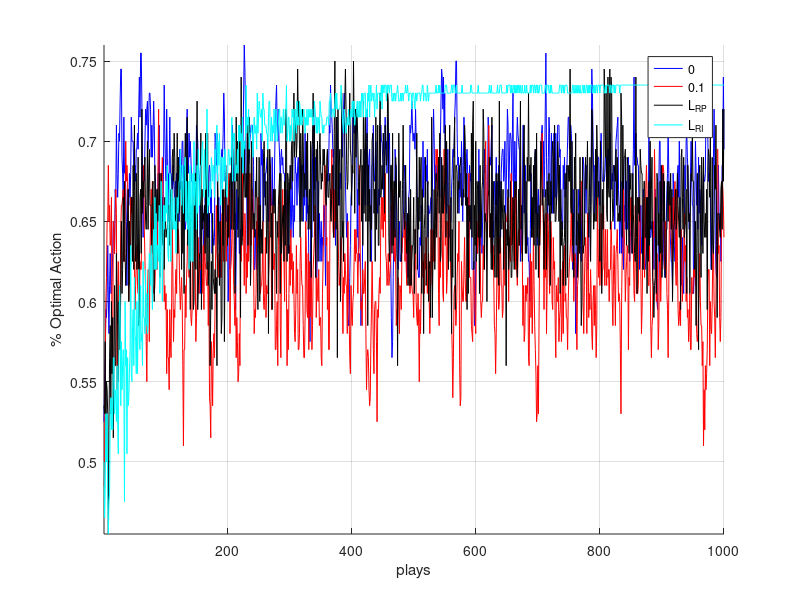

MATLAB code for this plot:
nB = 200;  % number of bandits
nP = 1000; % number of plays 
p_win = [0.8, 0.9]; % p_win(i) is the probability we win when we pull arm i 


nA = length(p_win); % number of arms 
[~, bestArm] = max(p_win);

%% 1. Run the supervised experiment for two epsilon:
%     0   => fully greedy 
%     0.1 => inbetween 
%     1.0 => explore on each trial 
fprintf('Supervised method for 2-armed bandit ...\n');
pause(1);
epsArray = [0, 0.1];

% percentage of optimal actions among the 
% 'nB' bandits across all the 'nP' plays 
perOptAction = zeros(length(epsArray), nP);
for ei = 1: length(epsArray)
    tEps = epsArray(ei); % current prob for exploration 
    
    pickedMaxAction = zeros(nB, nP);
    for bi = 1: nB % pick a bandit 
        fprintf('%d/%d bandit for %.2f exploration ...\n', bi, nB, tEps);
        % randomly pick an arm to initial the play 
        [~, arm] = histc(rand(1), linspace(0, 1 + eps, nA + 1));
        for pi = 1: nP % make a play 
            % determine if this move is exploritory or greedy 
            if (rand(1) <= tEps)  % in this case, we explore
                [~, arm] = histc(rand(1), linspace(0, 1 + eps, nA + 1));
            end
            
            otherArm = 3 - arm; 
            % determine if the arm selected is the best possible 
            if (arm == bestArm)
                pickedMaxAction(bi, pi) = 1;
            end
            
            if (rand(1) <= p_win(arm))
                % do nothing and consider this arm to be the best
            else % otherwise we think the best arm is the other one
                arm = otherArm; 
            end
        end
    end
    percentOptAction = mean(pickedMaxAction, 1);
    perOptAction(ei, :) = percentOptAction;
end

%% 2. Run the L_{R-P} (linear reward penalty) algorithm 
fprintf('Linear reward penalty for 2-armed bandit ...\n');
pause(1);
alpha = 0.1;
perOptActionRP = zeros(1, nP);

qT = 0.5 * ones(nB, nP); % my estimation of the prob that 
                         % this arm makes a success
pickedMaxAction = zeros(nB, nP); 
for bi = 1: nB % pick a bandit 
    fprintf('%d/%d bandit ...\n', bi, nB);
    for pi = 1: nP % make a play 
        if (rand(1) < qT(bi, 1))
            arm = 1;
        else
            arm = 2;
        end
        
        otherArm = 3 - arm;
        % determine if the arm selected is the best possible 
        if (bestArm == arm)
            pickedMaxAction(bi, pi) = 1;
        end

        % determine whether the current arm leads to success
        if (rand(1) <= p_win(arm)) % success
            addTo = arm;
        else % failure 
            addTo = otherArm;
        end

        otherArm = 3 - addTo; % update 'otherArm' for prob updating 
        qT(bi, addTo) = qT(bi, addTo) + alpha * (1 - qT(bi, addTo));
        qT(bi, otherArm) = 1 - qT(bi, addTo);
    end
end
perOptActionRP(1, :) = mean(pickedMaxAction, 1);
perOptAction = [perOptAction; perOptActionRP];

%% 3. Run the L_{R-I} (linear reward inaction) algorithm 
fprintf('Linear reward inaction method for 2-armed bandit ...\n');
pause(1);
alpha = 0.1;
perOptActionRI = zeros(1, nP);
qT = 0.5 * ones(nB, nA); % my estimation of the prob that 
                    % this arm makes a success
pickedMaxAction = zeros(nB, nP);
for bi = 1: nB % pick a bandit 
    fprintf('%d/%d bandit ...\n', bi, nB);
    for pi = 1: nP
        % pick an arm based in the distribution in qT
        if (rand(1) < qT(bi, 1))
            arm = 1;
        else
            arm = 2;
        end
        otherArm = 3 - arm;
        
        % determine whether the selected arm is the best arm 
        if (arm == bestArm)
            pickedMaxAction(bi, pi) = 1;
        end
        
        % determine whether the current arm leads to success
        % if not, we won't update its prob of success
        if (~(rand(1) < p_win(arm)))
            continue;
        end
        addTo = arm;
        otherArm = 3 - addTo;
        
        qT(bi, addTo) = qT(bi, addTo) + alpha * (1 - qT(bi, addTo));
        qT(bi, otherArm) = 1 - qT(bi, addTo);
    end
end
perOptActionRI(1, :) = mean(pickedMaxAction, 1);
perOptAction = [perOptAction; perOptActionRI];

%% 4. plot all the learning curves
figure;
hold on;
clrStr = 'brkc';
all_hnds = [];
for ei = 1: size(perOptAction, 1)
    all_hnds(ei) = plot(1: nP, perOptAction(ei, :), [clrStr(ei), '-']);
end
legend(all_hnds, {'0', '0.1', 'L_{RP}', 'L_{RI}' }, 'Location', 'Best'); 
axis([0, nP, 0, 1]); 
axis tight; 
grid on; 
xlabel('plays');
ylabel('% Optimal Action');